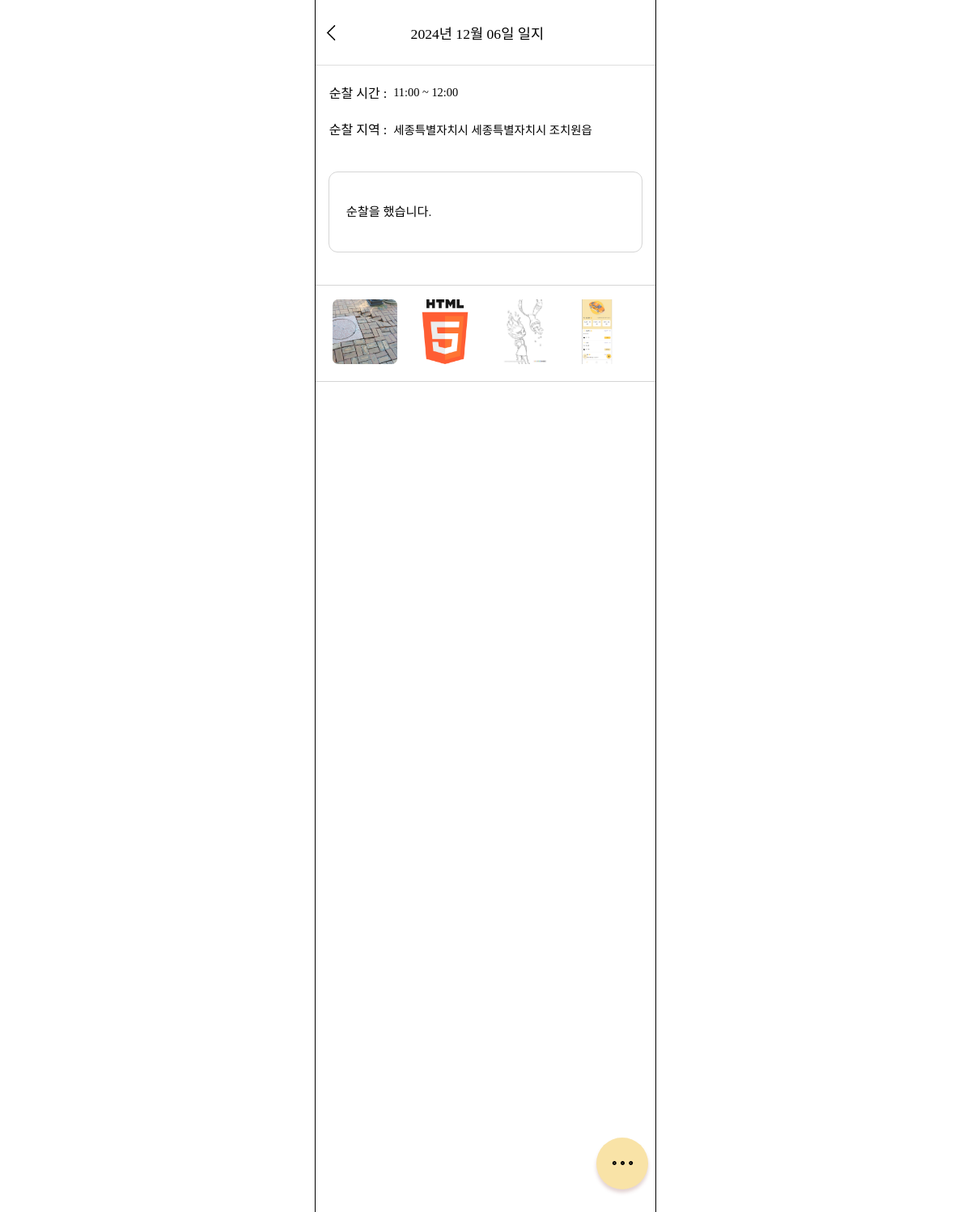
/journals/journal-detail/1/, run on the app's committed database.
### journals/models.py (models this page shows)
class Journal(models.Model):
    date = models.DateField(null=False, blank=False)
    user = models.ForeignKey(settings.AUTH_USER_MODEL, on_delete=models.CASCADE)
    region_sido = models.CharField(null=False, max_length=30, blank=False)
    region_sigungu = models.CharField(null=False, max_length=30, blank=False)
    region_dong = models.CharField(null=False, max_length=30, blank=False)
    start_time = models.TimeField(null=False, blank=False)
    end_time = models.TimeField(null=False, blank=False)
    content = models.TextField(null=False, blank=False)

class JournalImage(models.Model):
    journal = models.ForeignKey(Journal, on_delete=models.CASCADE)
    image_path = models.ImageField(null=False, blank=False, upload_to='journal_images/')

### journals/views.py (the view)
# urls.py: path('journal-detail/<int:id>/', views.journal_detail, name='journal_detail'),
def journal_detail(request, id):
    journal = Journal.objects.get(id=id)
    images = JournalImage.objects.filter(journal=journal)
    context = {
        'journal': journal,
        'images': images,
    }
    return render(request, 'journals/journal_detail.html', context)

### templates/journals/journal_detail.html (shortened to what this page needs)
<!DOCTYPE html>
{% load static %}
<html lang="ko">
<head>
    <link rel="stylesheet" href="{% static 'css/journal_detail.css' %}">
    <link rel="stylesheet" as="style" crossorigin href="https://cdn.jsdelivr.net/gh/ungveloper/web-fonts/SCoreDream/font-face.css" />
    <link rel="stylesheet" as="style" crossorigin href="https://cdn.jsdelivr.net/gh/ungveloper/web-fonts/SCoreDream/font-family.css" />
</head>
<body>
    <div class="container-content">
        <div class="contents">
            <div class="top-block">
                <div class="arrow-img">
                    <a href="{% url 'journals:journal_home' %}?date={{ journal.date|date:'Y-m-d' }}">
                        <img src="{% static 'image/back.png' %}" alt="">
                    </a>
                </div>
                <div class="title">{{ journal.date|date:"Y년 m월 d일" }} 일지</div>
            </div>
            <div class="date-block">
                <div>순찰 시간 : </div>
                <div class="date">{{ journal.start_time|date:"H:i"}} ~ {{ journal.end_time|date:"H:i"}}</div>
            </div>
            <div class="date-block">
                <div>순찰 지역 : </div>
                <div class="date">{{ journal.region_sido }} {{ journal.region_sigungu }} {{ journal.region_dong }}</div>
            </div>
            <div class="journal-content">
                {{ journal.content|linebreaks }}
            </div>
            {% if images %}
                <div class="imgs-block">
                    {% for image in images %}
                        <div>
                            <img src="{{ image.image_path.url }}" class="imgs" alt="">
                        </div>
                    {% endfor %}
                </div>
            {% endif %}
            <button type="button" id="dots-btn">
                <img src="{% static 'image/dots.png' %}" alt="">
            </button>
        </div>
    </div>
</body>
</html>

### static/css/journal_detail.css (style rules this page uses)
body { padding: 0; margin: 0; height: 100%; }
.container-content { font-family: 'SCoreDream'; font-weight: 400; outline: 1px solid black; width: 420px; height: 100%; margin: 0 auto; display: flex; flex-direction: column; padding-bottom: 150px; z-index: 0; position: relative; }
.contents { width: 100%; display: flex; flex-direction: column; height: calc(100vh + 600px); }
.top-block { display: flex; flex-direction: row; height: 5rem; align-items: center; border-bottom: 1px solid #dedede; }
.top-block img { width: 30%; margin: 5% 0 0 15%; }
.title { margin-left: 8%; font-size: 1.1rem; font-weight: 500; }
.date-block { display: flex; flex-direction: row; padding-left: 4%; align-items: center; margin: 5% 0 0 0; }
.date { font-size: 0.9rem; margin-left: 2%; }
.journal-content { padding: 5%; margin: 10% 4% 5%; border-radius: 10px; line-height: 1.6rem; font-size: 0.95rem; word-break: break-all; outline: 1px solid #d5d5d5; }
.imgs-block { display: flex; flex-direction: row; flex-wrap: wrap; gap: 5%; padding: 4% 5%; margin-top: 5%; outline: 1px solid #d5d5d5; }
.imgs { width: 80px; height: 80px; object-fit: cover; border-radius: 7px; cursor: pointer; opacity: 0.9; }
#dots-btn { background-color: #F9E3A7; width: 4rem; height: 4rem; border-radius: 50%; border: none; text-align: center; line-height: 3.5rem; box-shadow: 0px 4px 4px 0px rgba(142, 78, 78, 0.25); position: fixed; bottom: 0; margin-bottom: 80px; margin-left: 347px; cursor: pointer; }
#dots-btn > img { margin-top: 25%; }

### data on the page
Journal: date "2024년 12월 06일", start_time "11:00", end_time "12:00", region_sido "세종특별자치시", region_sigungu "세종특별자치시", region_dong "조치원읍", content "순찰을 했습니다."
JournalImage: image_path (picture)
JournalImage: image_path (picture)
JournalImage: image_path (picture)
JournalImage: image_path (picture)
